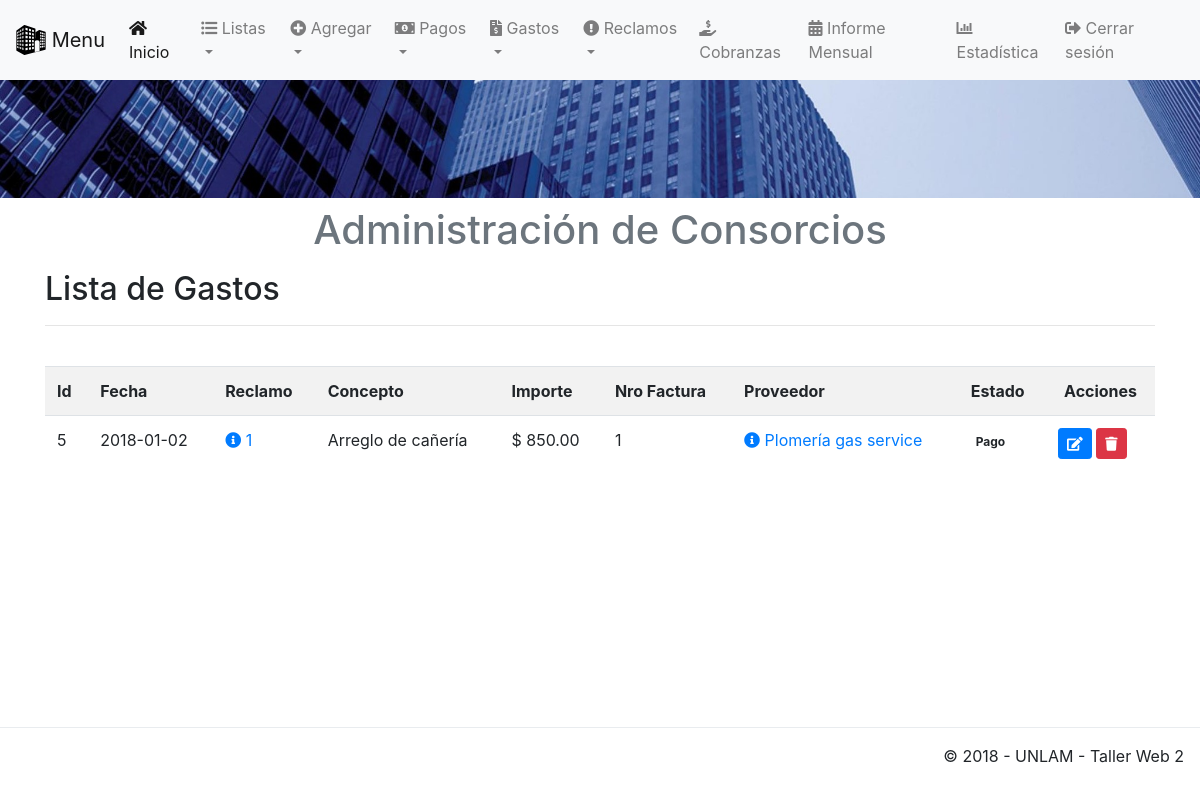
The page /app/view/listaGastos.php (signed in) on the database as committed earlier.
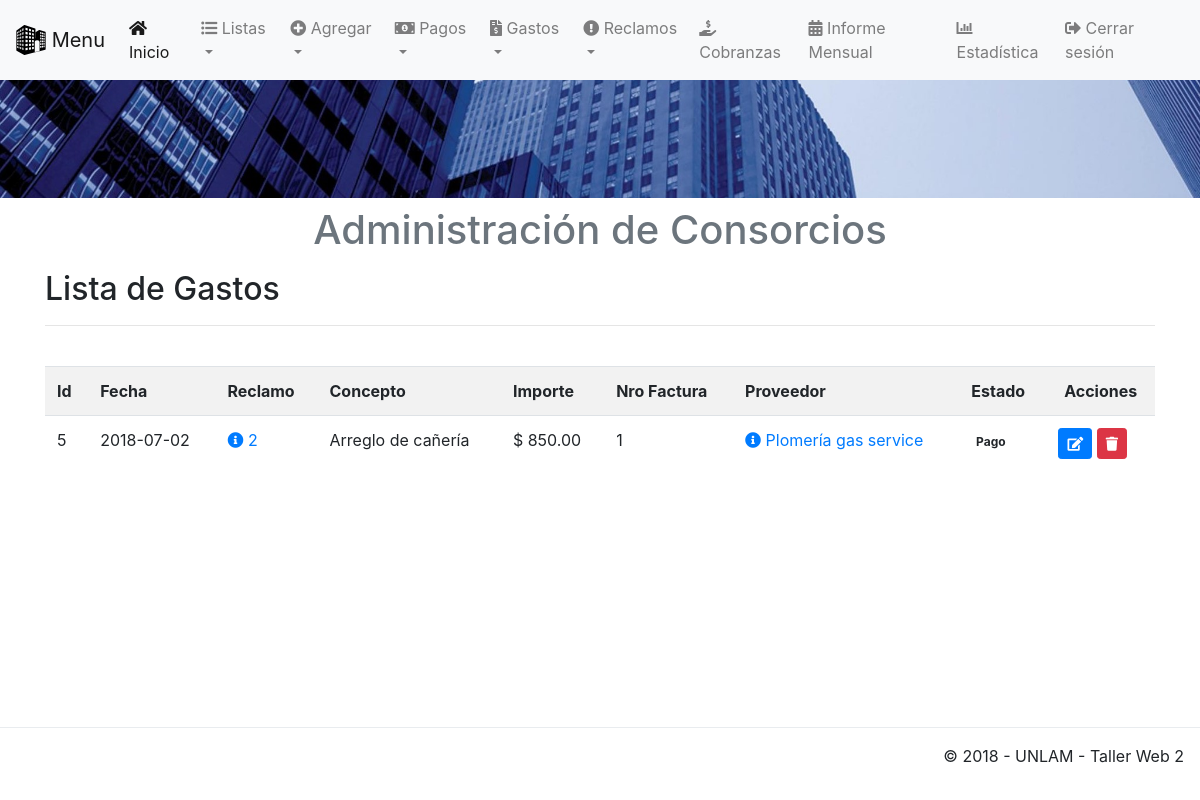
The same page on the database as committed later.
### tables this page shows
CREATE TABLE `gasto` (
  `idGasto` int(11) UNSIGNED NOT NULL,
  `fecha` date NOT NULL,
  `importe` decimal(12,2) UNSIGNED NOT NULL,
  `concepto` varchar(100) NOT NULL,
  `estado` varchar(50) NOT NULL,
  `idReclamo` int(11) UNSIGNED DEFAULT NULL,
  `nroFactura` int(11) UNSIGNED DEFAULT NULL,
  `idProveedor` int(11) UNSIGNED DEFAULT NULL
);

CREATE TABLE `reclamo` (
  `idReclamo` int(11) UNSIGNED NOT NULL,
  `fecha` date NOT NULL,
  `descripcion` varchar(100) NOT NULL,
  `estado` varchar(50) NOT NULL,
  `idPropiedad` int(11) UNSIGNED DEFAULT NULL
);

CREATE TABLE `proveedor` (
  `idProveedor` int(11) UNSIGNED NOT NULL,
  `cuit` bigint(11) NOT NULL,
  `nombre` varchar(50) NOT NULL
);

### app/view/listaGastos.php (the view, shortened to what this page needs)
<!DOCTYPE html>
<html lang="es"
<?php include('template/head.php'); ?>
    <body>
    <?php
        include('template/nav.php');
        include('template/header.php'); ?>
        <div class="container">
		<div class="content">
			<h2>Lista de Gastos</h2>
			<hr />
			<br/>
			<div class="table-responsive">
			<table class="table table-striped table-hover">
				<tr>
					<th>Id</th>
					<th>Fecha</th>
					<th>Reclamo</th>
					<th>Concepto</th>
					<th>Importe</th>
					<th>Nro Factura</th>
					<th>Proveedor</th>
                    <th>Estado</th>
                    <th style="text-align:center;">Acciones</th>
				</tr>
				<?php
				$sql = mysqli_query($conexion, "SELECT *, reclamo.fecha as fechaReclamo, gasto.fecha as fechaGasto, reclamo.estado as estadoReclamo, gasto.estado as estadoGasto
				FROM gasto JOIN proveedor ON gasto.idProveedor=proveedor.idProveedor
				JOIN reclamo ON reclamo.idReclamo=gasto.idReclamo
				LEFT JOIN propiedad ON reclamo.idPropiedad=propiedad.idPropiedad
				ORDER BY gasto.idGasto DESC");
				if (mysqli_num_rows($sql) == 0) {
					echo '<tr><td colspan="8">No hay reclamos a listar.</td></tr>';
				} else {
					while ($row = mysqli_fetch_assoc($sql)) {
						echo '
						<div class="modal fade" id="modal-reclamo-'.$row['idReclamo'].'" role="dialog">
							<div class="modal-dialog">
							<div class="modal-content">
								<div class="modal-header">
								<h4 class="modal-title">Reclamo Nro: '.$row['idReclamo'].'</h4>
								</div>
								<div class="modal-body">
								<p><b>Fecha:</b> '.$row['fechaReclamo'].'</p>
								<p><b>Estado:</b> '.$row['estadoReclamo'].'</p>
								<p><b>Propiedad (Id):</b> '.$row['idPropiedad'].'</b>
								<p><b>Piso:</b> '.$row['piso'].' - <b>Departamento:</b> '.$row['departamento'].'</p>
								<p><b>Descripción:</b> '.$row['descripcion'].'</p>
								</div>
								<div class="modal-footer">
								<button type="button" class="btn btn-info" data-dismiss="modal">Cerrar</button>
								</div>
							</div>
							</div>
						</div>
						<div class="modal fade" id="modal-proveedor-'.$row['idProveedor'].'" role="dialog">
						<div class="modal-dialog">
						<div class="modal-content">
							<div class="modal-header">
							<h4 class="modal-title">Proveedor Nro: '.$row['idProveedor'].'</h4>
							</div>
							<div class="modal-body">
							<p><b>Nombre:</b> '.$row['nombre'].'</p>
							<p><b>CUIT:</b> '.$row['cuit'].'</p>
							</div>
							<div class="modal-footer">
							<button type="button" class="btn btn-info" data-dismiss="modal">Cerrar</button>
							</div>
						</div>
						</div>
					</div>
						<tr>
							<td>'.$row['idGasto'].'</td>
							<td>'.$row['fechaGasto'].'</td>
							<td><a href="#" data-toggle="modal" data-target="#modal-reclamo-'.$row['idReclamo'].'"><span class="fas fa-info-circle" aria-hidden="true"></span> '.$row['idReclamo'].'</a></td>
							<td>'.$row['concepto'].'</td>
							<td>$ '.$row['importe'].'</td>
							<td>'.$row['nroFactura'].'</td>
							<td><a href="#" data-toggle="modal" data-target="#modal-proveedor-'.$row['idProveedor'].'"><span class="fas fa-info-circle" aria-hidden="true"></span> '.$row['nombre'].'</a></td>
							<td>';
							$estado = $row['estadoGasto'];
							echo '<span class="badge badge-'.$badgeColor.'">'.$estado.'</span></td>';
							if(isset($_SESSION['admin'])){
								echo '
							</td>
							<td>
								<a href="abm/editarGasto.php?nik='.$row['idGasto'].'" title="Editar datos" class="btn btn-primary btn-sm"><span class="fas fa-edit" aria-hidden="true"></span></a>
								<a href="listaGastos.php?aksi=delete&nik='.$row['idGasto'].'" title="Eliminar" onclick="return confirm(\'Esta seguro de borrar el gasto: '.$row['concepto'].' con monto: '.$row['importe'].'?\')" class="btn btn-danger btn-sm"><span class="fas fa-trash" aria-hidden="true"></span></a>
							</td>
						</tr>
						';
							}if(isset($_SESSION['operador'])){
								echo '
							</td>
							<td>
								<a href="abm/editarGasto.php?nik='.$row['idGasto'].'" title="Editar datos" class="btn btn-primary btn-sm btn-block"><span class="fas fa-edit" aria-hidden="true"></span></a>
							</td>
						</tr>
						';
							}
					}
				}
				?>
			</table>
			</div>
		</div>
	</div><center>
    <div class="corte">
    </div>
    <?php include('template/footer.php'); ?>
    </body>
</html>

Rows that differ between the two databases and show on the page:
changed gasto "Arreglo de cañería": fecha "2018-01-02" → "2018-07-02"; idReclamo.idReclamo "1" → "2"
